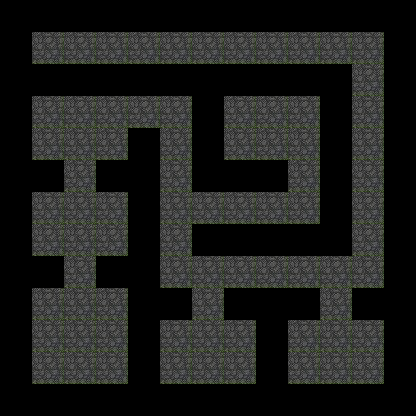

A 2D game scene composited from a Tiled map and its tileset images. What follows is a short description and the map's XML, with each tile layer's data collapsed to a summary:
An orthogonal 13x13 tile map with 32x32 px tiles, 1 tile layer (bg), 24 tilesets and 137 objects.

<map version="1.0" orientation="orthogonal" width="13" height="13" tilewidth="32" tileheight="32">
 <tileset firstgid="1" name="blue_wall" tilewidth="32" tileheight="32">
  <image source="../walls/blue_wall.png" width="32" height="32" />
 </tileset>
 <tileset firstgid="2" name="bg_wall" tilewidth="32" tileheight="32">
  <image source="../walls/bg_wall.png" width="32" height="32" />
 </tileset>
 <tileset firstgid="3" name="bg_wall2" tilewidth="32" tileheight="32">
  <image source="../walls/bg_wall2.png" width="32" height="32" />
 </tileset>
 <tileset firstgid="4" name="defense" tilewidth="32" tileheight="32">
  <image source="../prop/defense.png" width="32" height="32" />
 </tileset>
 <tileset firstgid="5" name="attack" tilewidth="32" tileheight="32">
  <image source="../prop/attack.png" width="32" height="32" />
 </tileset>
 <tileset firstgid="6" name="blue_drink" tilewidth="32" tileheight="32">
  <image source="../prop/blue_drink.png" width="32" height="32" />
 </tileset>
 <tileset firstgid="7" name="red_drink" tilewidth="32" tileheight="32">
  <image source="../prop/red_drink.png" width="32" height="32" />
 </tileset>
 <tileset firstgid="8" name="red_key" tilewidth="32" tileheight="32">
  <image source="../keys/red_key.png" width="32" height="32" />
 </tileset>
 <tileset firstgid="9" name="yellow_key" tilewidth="32" tileheight="32">
  <image source="../keys/yellow_key.png" width="32" height="32" />
 </tileset>
 <tileset firstgid="10" name="blue_key" tilewidth="32" tileheight="32">
  <image source="../keys/blue_key.png" width="32" height="32" />
 </tileset>
 <tileset firstgid="11" name="prop_jump" tilewidth="32" tileheight="32">
  <image source="../prop/prop_jump.png" width="32" height="32" />
 </tileset>
 <tileset firstgid="12" name="skeleton1" tilewidth="32" tileheight="32">
  <image source="../enemy/primary_enemy/skeleton1.png" width="32" height="32" />
 </tileset>
 <tileset firstgid="13" name="green_slame1" tilewidth="32" tileheight="32">
  <image source="../enemy/primary_enemy/green_slame1.png" width="32" height="32" />
 </tileset>
 <tileset firstgid="14" name="red_slame1" tilewidth="32" tileheight="32">
  <image source="../enemy/primary_enemy/red_slame1.png" width="32" height="32" />
 </tileset>
 <tileset firstgid="15" name="skeleton_enhance1" tilewidth="32" tileheight="32">
  <image source="../enemy/primary_enemy/skeleton_enhance1.png" width="32" height="32" />
 </tileset>
 <tileset firstgid="16" name="litter_spider1" tilewidth="32" tileheight="32">
  <image source="../enemy/primary_enemy/litter_spider1.png" width="32" height="32" />
 </tileset>
 <tileset firstgid="17" name="master1" tilewidth="32" tileheight="32">
  <image source="../enemy/primary_enemy/master1.png" width="32" height="32" />
 </tileset>
 <tileset firstgid="18" name="down_floor" tilewidth="32" tileheight="32">
  <image source="../floor/down_floor.png" width="32" height="32" />
 </tileset>
 <tileset firstgid="19" name="up_floor" tilewidth="32" tileheight="32">
  <image source="../floor/up_floor.png" width="32" height="32" />
 </tileset>
 <tileset firstgid="20" name="bg_wall" tilewidth="32" tileheight="32">
  <image source="../walls/bg_wall.png" width="32" height="32" />
 </tileset>
 <tileset firstgid="21" name="yellow_door1" tilewidth="32" tileheight="32">
  <image source="../door/yellow_door1.png" width="32" height="32" />
 </tileset>
 <tileset firstgid="22" name="red_slame1" tilewidth="32" tileheight="32">
  <image source="../enemy/primary_enemy/red_slame1.png" width="32" height="32" />
 </tileset>
 <tileset firstgid="23" name="green_slame1" tilewidth="32" tileheight="32">
  <image source="../enemy/primary_enemy/green_slame1.png" width="32" height="32" />
 </tileset>
 <tileset firstgid="24" name="actor_down1" tilewidth="32" tileheight="32">
  <image source="../actors/actor_down1.png" width="32" height="32" />
 </tileset>
 <layer name="bg" width="13" height="13" opacity="0.97">
  <data>[169 cells, 78 non-empty, 1 distinct tile ids]</data>
 </layer>
 <objectgroup name="yellow_door" width="0" height="0">
  <object gid="21" x="320" y="320" />
  <object gid="21" x="64" y="288" />
  <object gid="21" x="64" y="192" />
  <object gid="21" x="128" y="128" />
  <object gid="21" x="192" y="224" />
  <object gid="21" x="288" y="192" />
 </objectgroup>
 <objectgroup name="litter_spider" width="0" height="0">
  <object gid="16" x="224" y="224" />
  <object gid="16" x="288" y="224" />
  <object gid="16" x="320" y="352" />
 </objectgroup>
 <objectgroup name="green_slime" width="0" height="0">
  <object gid="13" x="96" y="64" />
  <object gid="13" x="160" y="64" />
  <object gid="13" x="288" y="384" />
  <object gid="13" x="352" y="384" />
 </objectgroup>
 <objectgroup name="red_slime" width="0" height="0">
  <object gid="14" x="128" y="64" />
 </objectgroup>
 <objectgroup name="master" width="0" height="0">
  <object gid="17" x="256" y="224" />
 </objectgroup>
 <objectgroup name="skeleton B" width="0" height="0">
  <object gid="12" x="64" y="224" />
  <object gid="12" x="64" y="160" />
 </objectgroup>
 <objectgroup name="track" width="0" height="0">
  <object gid="24" x="192" y="352" />
 </objectgroup>
 <objectgroup name="bg_wall" width="0" height="0">
  <object gid="3" x="0" y="32" />
  <object gid="3" x="0" y="64" />
  <object gid="3" x="0" y="96" />
  <object gid="3" x="0" y="128" />
  <object gid="3" x="0" y="160" />
  <object gid="3" x="0" y="192" />
  <object gid="3" x="0" y="224" />
  <object gid="3" x="0" y="256" />
  <object gid="3" x="0" y="288" />
  <object gid="3" x="0" y="320" />
  <object gid="3" x="0" y="384" />
  <object gid="3" x="0" y="352" />
  <object gid="3" x="0" y="384" />
  <object gid="3" x="0" y="416" />
  <object gid="3" x="32" y="416" />
  <object gid="3" x="64" y="416" />
  <object gid="3" x="128" y="416" />
  <object gid="3" x="128" y="416" />
  <object gid="3" x="96" y="416" />
  <object gid="3" x="160" y="416" />
  <object gid="3" x="224" y="416" />
  <object gid="3" x="256" y="416" />
  <object gid="3" x="192" y="416" />
  <object gid="3" x="320" y="416" />
  <object gid="3" x="352" y="416" />
  <object gid="3" x="384" y="416" />
  <object gid="3" x="384" y="352" />
  <object gid="3" x="384" y="352" />
  <object gid="3" x="384" y="384" />
  <object gid="3" x="384" y="320" />
  <object gid="3" x="352" y="320" />
  <object gid="3" x="288" y="320" />
  <object gid="3" x="224" y="320" />
  <object gid="3" x="256" y="320" />
  <object gid="3" x="256" y="352" />
  <object gid="3" x="256" y="384" />
  <object gid="3" x="384" y="288" />
  <object gid="3" x="384" y="256" />
  <object gid="3" x="384" y="224" />
  <object gid="3" x="384" y="192" />
  <object gid="3" x="384" y="192" />
  <object gid="3" x="384" y="160" />
  <object gid="3" x="384" y="128" />
  <object gid="3" x="384" y="96" />
  <object gid="3" x="384" y="64" />
  <object gid="3" x="384" y="64" />
  <object gid="3" x="384" y="32" />
  <object gid="3" x="320" y="32" />
  <object gid="3" x="288" y="32" />
  </objectgroup>
 <objectgroup name="down_floor" width="13" height="13">
  <!-- 16 objects omitted --></objectgroup>
 <objectgroup name="up_floor" width="13" height="13">
  <!-- 15 objects omitted --></objectgroup>
 <objectgroup name="jump" width="13" height="13">
  <!-- 14 objects omitted --></objectgroup>
 <objectgroup name="red_drink" width="13" height="13">
  <!-- 13 objects omitted --></objectgroup>
 <objectgroup name="blue_drink" width="13" height="13">
  <!-- 9 objects omitted --></objectgroup>
 <objectgroup name="attack" width="13" height="13">
  <!-- 8 objects omitted --></objectgroup>
 <objectgroup name="defense" width="13" height="13">
  <!-- 7 objects omitted --></objectgroup>
 <objectgroup name="yellow_key" width="13" height="13">
  <!-- 6 objects omitted --></objectgroup>
 <objectgroup name="skeleton A" width="13" height="13">
  <!-- 1 objects omitted --></objectgroup>
</map>
<!-- 70 of 137 objects omitted -->
